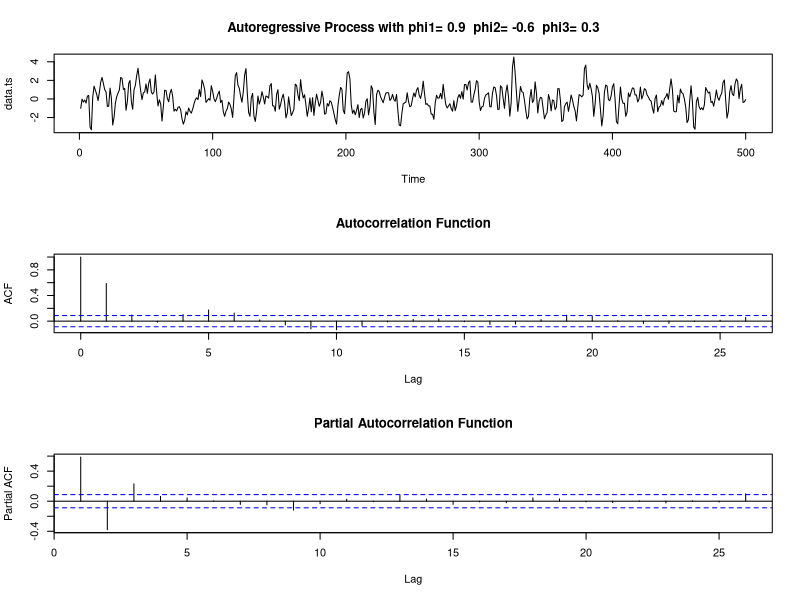

Write the R code that produced this figure.
rm( list = ls(all = TRUE))
par(mfrow = c(3,1))

phi.1 <- .9
phi.2 <- -.6
phi.3 <- .3

data.ts <- arima.sim(n = 500, list(ar = c(phi.1, phi.2, phi.3)))

plot(data.ts, main = paste("Autoregressive Process with phi1=", phi.1,
                           " phi2=", phi.2, " phi3=", phi.3))

acf(data.ts, main = "Autocorrelation Function")
acf(data.ts, type = "partial", main = "Partial Autocorrelation Function")
